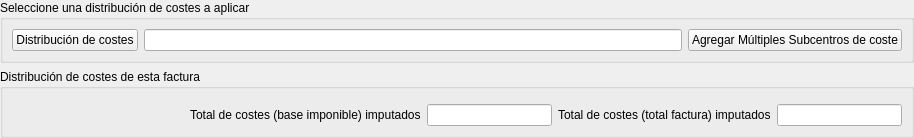
     <widget class="QWidget" name="pageCostes">
      <layout class="QVBoxLayout" name="verticalLayout_5">
       <property name="leftMargin">
        <number>0</number>
       </property>
       <property name="topMargin">
        <number>0</number>
       </property>
       <property name="rightMargin">
        <number>0</number>
       </property>
       <property name="bottomMargin">
        <number>0</number>
       </property>
       <item>
        <widget class="QGroupBox" name="groupBox_2">
         <property name="title">
          <string>Seleccione una distribución de costes a aplicar</string>
         </property>
         <layout class="QHBoxLayout" name="horizontalLayout_4">
          <item>
           <widget class="DBChooseRecordButton" name="db_iddistribucioncostes">
            <property name="text">
             <string>Distribución de costes</string>
            </property>
            <property name="fieldName">
             <string>iddistribucioncostes</string>
            </property>
            <property name="dataEditable">
             <bool>true</bool>
            </property>
            <property name="scriptExecuteAfterChoose">
             <string>asignarCostes</string>
            </property>
           </widget>
          </item>
          <item>
           <widget class="DBLineEdit" name="db_distribucioncostes_nombre">
            <property name="fieldName">
             <string>distribucioncostes.nombre</string>
            </property>
           </widget>
          </item>
          <item>
           <widget class="QPushButton" name="pbAgregarMultiplesCentrosCoste">
            <property name="text">
             <string>Agregar Múltiples Subcentros de coste</string>
            </property>
            <property name="icon">
             <iconset>
              <normaloff>:/images/commons/centrosdecoste.png</normaloff>:/images/commons/centrosdecoste.png</iconset>
            </property>
           </widget>
          </item>
         </layout>
        </widget>
       </item>
       <item>
        <widget class="QGroupBox" name="groupBox_3">
         <property name="title">
          <string>Distribución de costes de esta factura</string>
         </property>
         <layout class="QVBoxLayout" name="verticalLayout_3">
          <item>
           <widget class="DBDetailView" name="db_lineasdistribucioncostesfacturasprov">
            <property name="relationName">
             <string>lineasdistribucioncostesfacturasprov</string>
            </property>
            <property name="dataEditable">
             <bool>true</bool>
            </property>
           </widget>
          </item>
          <item>
           <layout class="QHBoxLayout" name="horizontalLayout_5">
            <item>
             <spacer name="horizontalSpacer">
              <property name="orientation">
               <enum>Qt::Horizontal</enum>
              </property>
              <property name="sizeHint" stdset="0">
               <size>
                <width>178</width>
                <height>20</height>
               </size>
              </property>
             </spacer>
            </item>
            <item>
             <widget class="QLabel" name="label_10">
              <property name="text">
               <string>Total de costes (base imponible) imputados</string>
              </property>
              <property name="buddy">
               <cstring>db_totalcostesdistribuidos</cstring>
              </property>
             </widget>
            </item>
            <item>
             <widget class="DBNumberEdit" name="db_totalcostesdistribuidos">
              <property name="font">
               <font>
                <weight>75</weight>
                <bold>true</bold>
               </font>
              </property>
              <property name="fieldName">
               <string>totalcostesdistribuidos</string>
              </property>
             </widget>
            </item>
            <item>
             <widget class="QLabel" name="label_9">
              <property name="text">
               <string>Total de costes (total factura) imputados</string>
              </property>
              <property name="buddy">
               <cstring>db_neto_costes</cstring>
              </property>
             </widget>
            </item>
            <item>
             <widget class="DBNumberEdit" name="db_neto_costes">
              <property name="font">
               <font>
                <weight>75</weight>
                <bold>true</bold>
               </font>
              </property>
              <property name="fieldName">
               <string>totalcostesdistribuidosconimpuestos</string>
              </property>
             </widget>
            </item>
           </layout>
          </item>
         </layout>
        </widget>
       </item>
      </layout>
     </widget>
